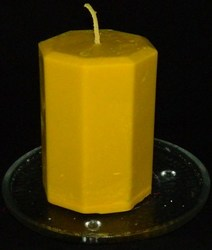
#> input picture Hackvent_2014/images/4candle.jpg, 212 x 250 px
$ python lsb_split.py ../../../../../Hackvent_2014/images/4candle.jpg
#> lines starting #> are read from the running program, lines starting #| are printed output that depends on the picture
from PIL import Image
import sys
i = sys.argv[1]

im = Image.open(i)
#> im is the input picture: PIL image 212x250 RGB; mean R, G, B 71.7, 56, 5.4
rgb_im = im.convert('RGB')

# for x in range(rgb_im.width):
    # for y in range(rgb_im.height):
        # print x, y


lsb_8 = Image.new('RGB', rgb_im.size, 'white')
#> lsb_8: PIL image 212x250 RGB; every value is 255
lsb_7 = Image.new('RGB', rgb_im.size, 'white')
lsb_6 = Image.new('RGB', rgb_im.size, 'white')
lsb_5 = Image.new('RGB', rgb_im.size, 'white')
lsb_4 = Image.new('RGB', rgb_im.size, 'white')
lsb_3 = Image.new('RGB', rgb_im.size, 'white')
lsb_2 = Image.new('RGB', rgb_im.size, 'white')
lsb_1 = Image.new('RGB', rgb_im.size, 'white')

pix_lsb_8 = lsb_8.load()
pix_lsb_7 = lsb_7.load()
pix_lsb_6 = lsb_6.load()
pix_lsb_5 = lsb_5.load()
pix_lsb_4 = lsb_4.load()
pix_lsb_3 = lsb_3.load()
pix_lsb_2 = lsb_2.load()
pix_lsb_1 = lsb_1.load()

# [8 lines of commented-out code are left out]

l8 = 0b10000000
l7 = 0b1000000
l6 = 0b100000
l5 = 0b10000
l4 = 0b1000
l3 = 0b100
l2 = 0b10
l1 = 0b1

for x in range(rgb_im.width):
    for y in range(rgb_im.height):
        (r, g, b) = rgb_im.getpixel((x, y))
        pix_lsb_8[x, y] = ((r & l8) << 1, (g & l8) << 1, (b & l8) << 1)
        pix_lsb_7[x, y] = ((r & l7) << 2, (g & l7) << 2, (b & l7) << 2)
        pix_lsb_6[x, y] = ((r & l6) << 3, (g & l6) << 3, (b & l6) << 3)
        pix_lsb_5[x, y] = ((r & l5) << 4, (g & l5) << 4, (b & l5) << 4)
        pix_lsb_4[x, y] = ((r & l4) << 5, (g & l4) << 5, (b & l4) << 5)
        pix_lsb_3[x, y] = ((r & l3) << 6, (g & l3) << 6, (b & l3) << 6)
        pix_lsb_2[x, y] = ((r & l2) << 7, (g & l2) << 7, (b & l2) << 7)
        pix_lsb_1[x, y] = ((r & l1) << 8, (g & l1) << 8, (b & l1) << 8)

lsb_8.save('out_8.png')
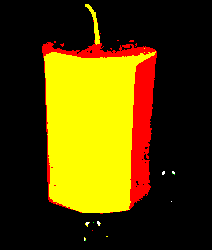
#> saved as out_8.png: PIL image 212x250 RGB; mean R, G, B 82.6, 64.6, 0.2
lsb_7.save('out_7.png')
lsb_6.save('out_6.png')
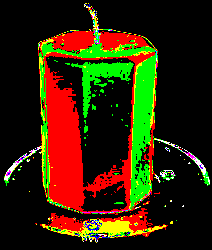
#> saved as out_6.png: PIL image 212x250 RGB; mean R, G, B 50.2, 35.5, 4
lsb_5.save('out_5.png')
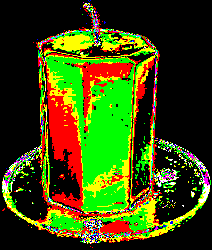
#> saved as out_5.png: PIL image 212x250 RGB; mean R, G, B 59.8, 73.5, 9.1
lsb_4.save('out_4.png')
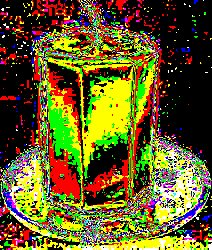
#> saved as out_4.png: PIL image 212x250 RGB; mean R, G, B 101.9, 90.9, 30.8
lsb_3.save('out_3.png')
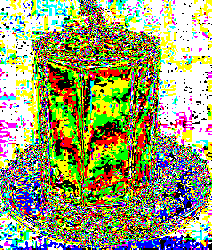
#> saved as out_3.png: PIL image 212x250 RGB; mean R, G, B 153.1, 160.4, 110.7
lsb_2.save('out_2.png')
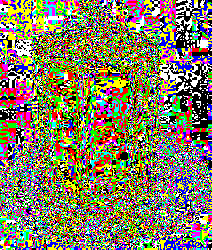
#> saved as out_2.png: PIL image 212x250 RGB; mean R, G, B 130.6, 125.6, 98.1
lsb_1.save('out_1.png')
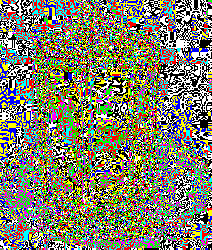
#> saved as out_1.png: PIL image 212x250 RGB; mean R, G, B 127.7, 127.9, 107.1


# [4 lines of commented-out code are left out]
